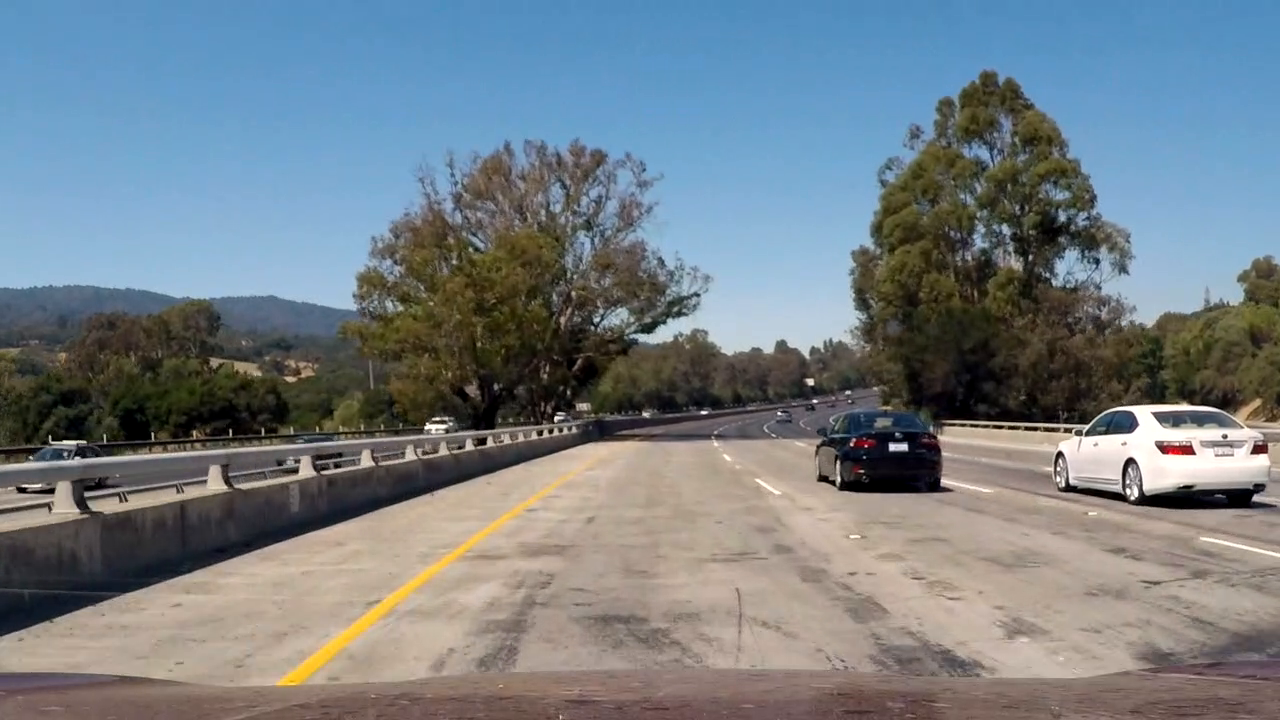
#> input picture video-images/vid_img_000.jpg, 1280 x 720 px; its folder holds only this picture in this run
$ python -i lane_detection_utils.py   (imports and definitions only)   (older library calls are emulated)
#> lines starting #> are read from the running program, lines starting #| are printed output that depends on the picture; after the words box and inside, x2 and y2 are one past the last pixel; in counts of white or black regions, pixels touching at a corner belong together
#\---> Imports <--------------------------------------------------------------\#

### IMPORTS
import numpy as np
import cv2
import glob
import pickle
import matplotlib.pyplot as plt
import matplotlib.image as mpimg

from moviepy.editor import VideoFileClip
from time import time

#\---> Constants <------------------------------------------------------------\#

### CONSTANTS
# Calibration constants
CALIBRATION_PARAMS = 'data-repository/wide_dist_pickle.p'

# Finding lines parameters
# Choose the number of sliding windows
NWINDOWS = 9
# Set the width of the windows +/- margin
SLIDING_WINDOW_MARGIN = 100
# Set minimum number of pixels found to recenter window
RECENTER_WINDOW_MINPIX = 50

# Road params to estimate curvature and distance from center
ROAD_WIDTH = 3.7
X_PIX_2_METERS = 3.7/700
Y_PIX_2_METERS = 30/720


#\---> Distortion correction <------------------------------------------------\#

# Load calibration data
# [2 lines not run here, left out]
# [1 line that did not run here, left out]
# [1 line that did not run here, left out]

# Create lambda function to simplify use
undistort = lambda x: cv2.undistort(x, mtx, dist, None, mtx)


#\---> Color and gradient threshold function <--------------------------------\#

def color_gradient_threshold(image,
                             s_threshold = (255, 255),
                             r_threshold = (220, 255),
                             l_threshold = (210, 255),
                             b_threshold = (155, 255),
                             grad_threshold = (25, 100)):

    # Channels
#> called with s_threshold = (255, 255), r_threshold = (220, 255), l_threshold = (210, 255), b_threshold = (155, 255), grad_threshold = (25, 100)
    R = image[:,:,0]
    hls = cv2.cvtColor(image, cv2.COLOR_RGB2HLS)
#> hls: shape (720, 1280, 3); mean of channels 0, 1, 2 58.2, 125, 73.5
    S = hls[:,:,2]
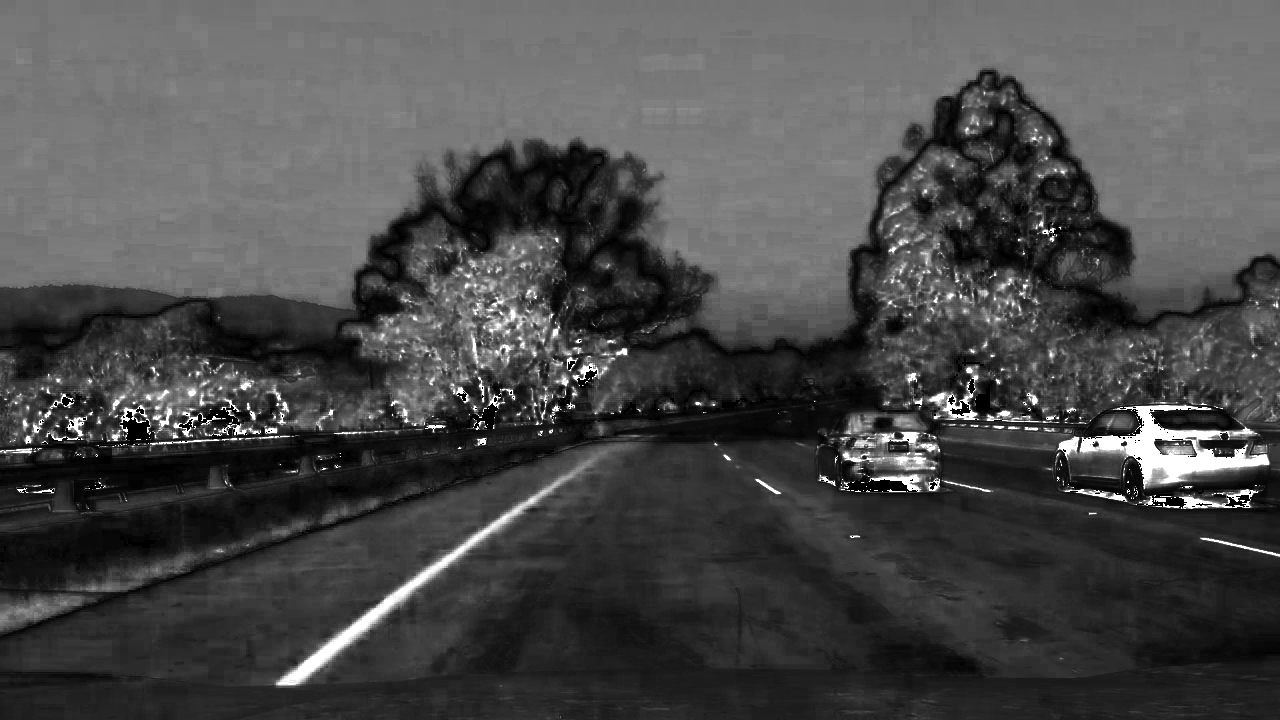
#> S: shape (720, 1280); min 0, max 255, mean 73.5
    luv = cv2.cvtColor(image, cv2.COLOR_RGB2LUV)
#> luv: shape (720, 1280, 3); mean of channels 0, 1, 2 131.9, 93.9, 128.9
    L = luv[:,:,0]
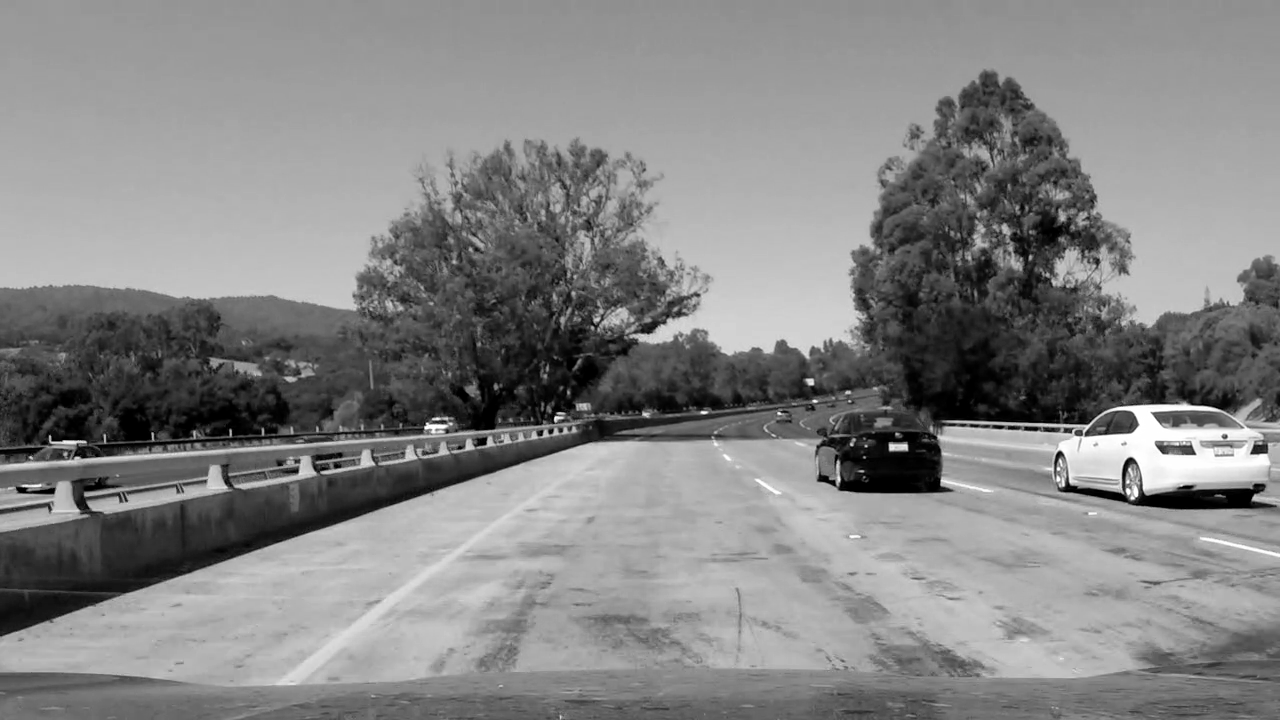
#> L: shape (720, 1280); min 0, max 255, mean 131.9
    lab = cv2.cvtColor(image, cv2.COLOR_RGB2Lab)
#> lab: shape (720, 1280, 3); mean of channels 0, 1, 2 132.4, 127.6, 124.2
    B = lab[:,:,2]

    # Grayscale
    gray = cv2.cvtColor(image, cv2.COLOR_RGB2GRAY)

    # Color threshold
    r_binary = np.zeros_like(R)
    r_binary[(R > r_threshold[0]) & (R <= r_threshold[1])] = 1

    s_binary = np.zeros_like(S)
    s_binary[(S > s_threshold[0]) & (S <= s_threshold[1])] = 1

    l_binary = np.zeros_like(L)
    l_binary[(L > l_threshold[0]) & (L <= l_threshold[1])] = 1

    b_binary = np.zeros_like(S)
    b_binary[(B > b_threshold[0]) & (B <= b_threshold[1])] = 1

    combined_color_binary = np.zeros_like(s_binary)
    combined_color_binary[(r_binary == 1) | (s_binary == 1) | (l_binary == 1) | (b_binary == 1)] = 1

    # Sobel x
    sobelx = cv2.Sobel(S, cv2.CV_64F, 1, 0)
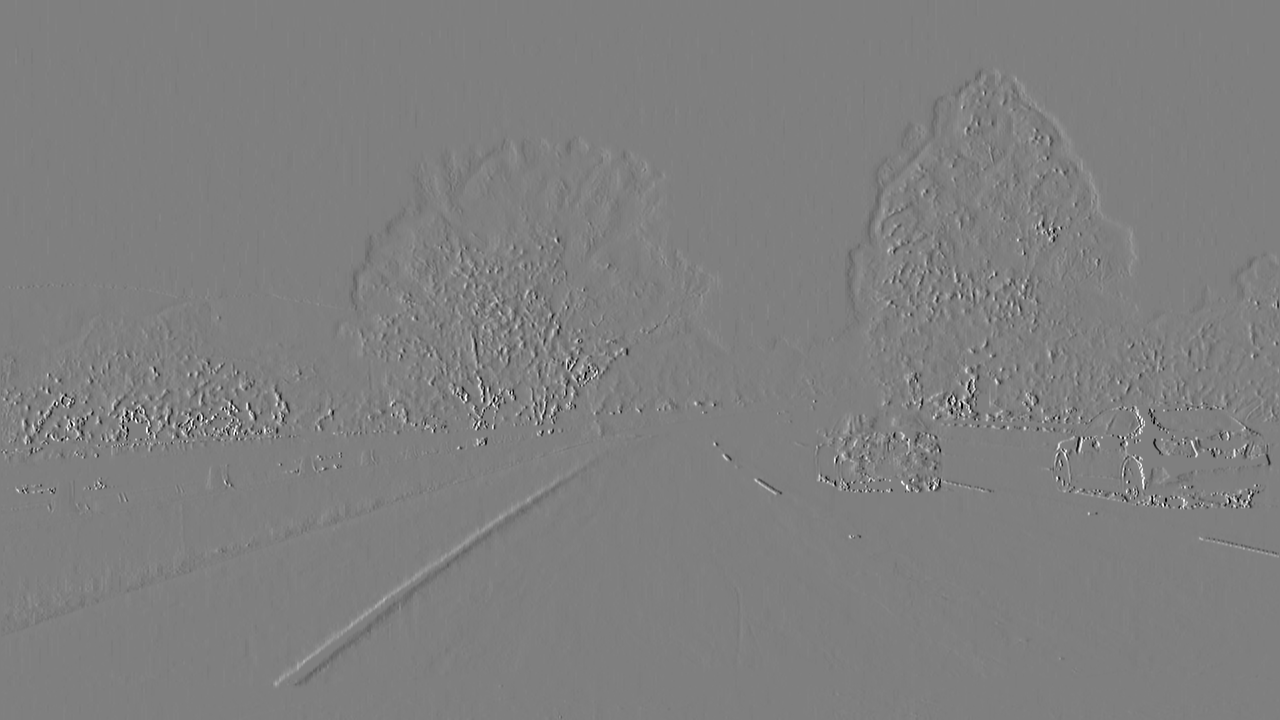
#> sobelx: shape (720, 1280) float64; min -1020, max 1020, mean 0; drawn with min black and max white
    abs_sobelx = np.absolute(sobelx)
    scaled_sobel = np.uint8(255*abs_sobelx/np.max(abs_sobelx))

    # Threshold x gradient
    sxbinary = np.zeros_like(scaled_sobel)
    sxbinary[(scaled_sobel >= grad_threshold[0]) & (scaled_sobel <= grad_threshold[1])] = 1

    # Combine binaries
    combined_color_grad_binary = np.zeros_like(s_binary)
    combined_color_grad_binary[(combined_color_binary == 1) | (sxbinary == 1)] = 1

    return combined_color_grad_binary

# Create lambda function to simplify use
threshold = lambda x: color_gradient_threshold(x,
                                               s_threshold = (255, 255), r_threshold = (220, 255),
                                               l_threshold = (210, 255), b_threshold = (155, 255),
                                               grad_threshold = (25, 100))


#\---> Perspective transformation function <----------------------------------\#
# Original
image_size = (1280, 720)

# Data for perspective transform
src = np.float32([[202,720],[1110,720],[684,450],[596,450]])
src_array = np.array(src, np.int32)
# [1 line not run here, left out]

dst = np.float32([[350,720],[950,720],[950,0],[350,0]])
dst_array = np.array(dst, np.int32)
# [1 line not run here, left out]

# Calc matrix for perspective transform
M = cv2.getPerspectiveTransform(src, dst)
Minv = cv2.getPerspectiveTransform(dst, src)

# Create lambda function to simplify use
warp = lambda x: cv2.warpPerspective(x, M, image_size)


#\---> Image pipeline function <----------------------------------------------\#

# [266 lines left out: functions pipeline, find_lines, find_lines_assisted, calc_curvature, calc_position, print_lane and 1 more, not called in this run]


#\---> Class and wrap-up function to process video <--------------------------\#

class Lines():
    # [51 lines left out: functions __init__, save_fit, get_fit, not called in this run]

    def transform_image(self, image):
        self.warped = pipeline(image)

    # [23 lines left out: functions find_lines, update_curvature, not called in this run]

    def get_curvature(self):
        return self.left_curverad, self.right_curverad

    def update_position(self):
        # Set distance from center in meters
        self.position = calc_position(self.left_fit, self.right_fit, self.warped.shape)

    def get_position(self):
        return self.position

# [22 lines left out: function lane_full_image_pipeline, not called in this run]

>>> import cv2
>>> picture = cv2.cvtColor(cv2.imread('video-images/vid_img_000.jpg'), cv2.COLOR_BGR2RGB)
>>> result = color_gradient_threshold(picture)
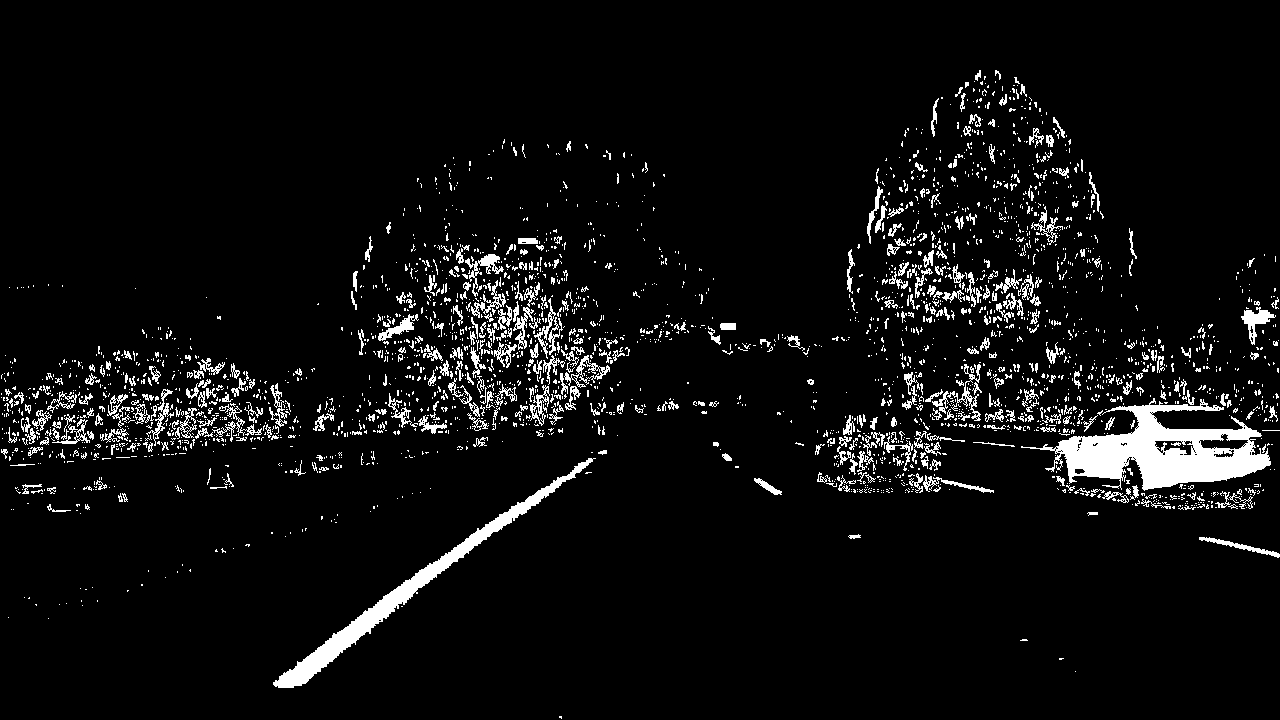
#> result: shape (720, 1280); values 0 (black) and 1 (white), 5.8% white; 2892 white regions (2456 under 20 px), largest, box (x1, y1, x2, y2) and area: (1021, 398, 1271, 491) 9784, (273, 458, 596, 688) 5264, (1241, 307, 1276, 345) 473

$ run again, on video-images/vid_img_003.jpg
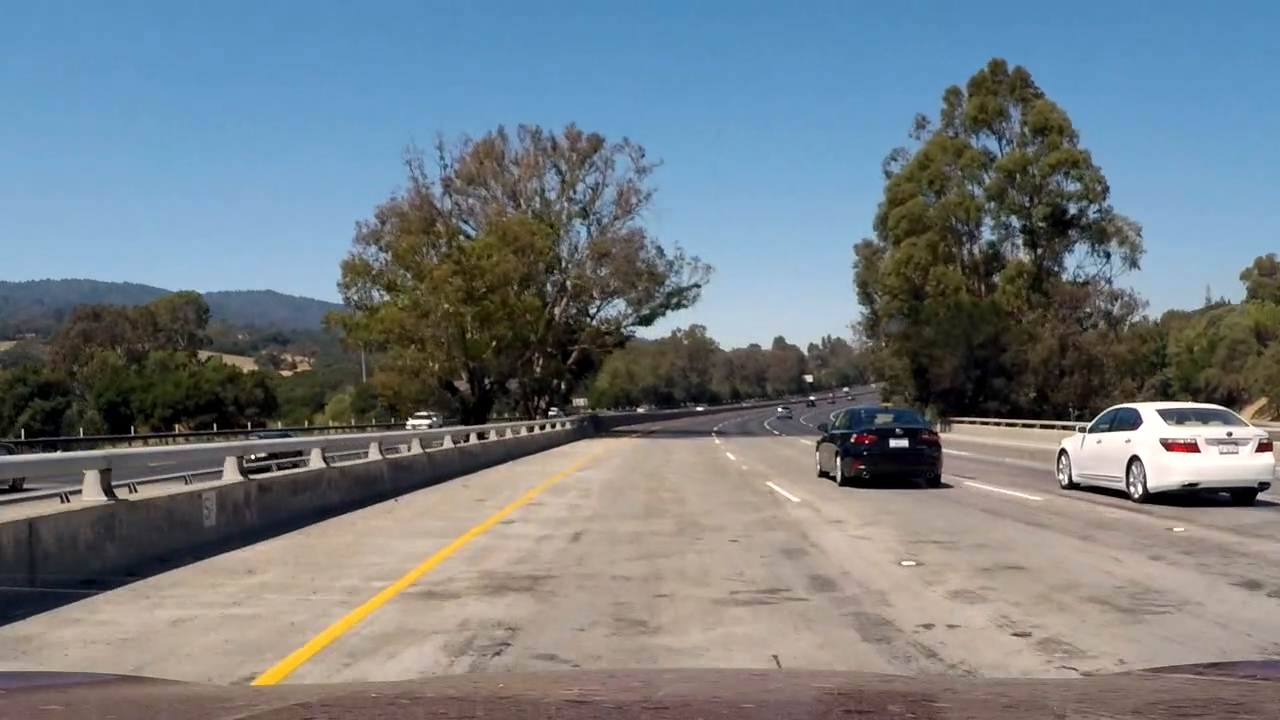
#> input picture video-images/vid_img_003.jpg, 1280 x 720 px
#> hls: shape (720, 1280, 3); mean of channels 0, 1, 2 57, 123.7, 73
#> luv: shape (720, 1280, 3); mean of channels 0, 1, 2 130.4, 94.2, 129.4
#> lab: shape (720, 1280, 3); mean of channels 0, 1, 2 131, 127.7, 124.5
#> in color_gradient_threshold, `sobelx = cv2.Sobel(S, cv2.CV_64F, 1, 0)`:
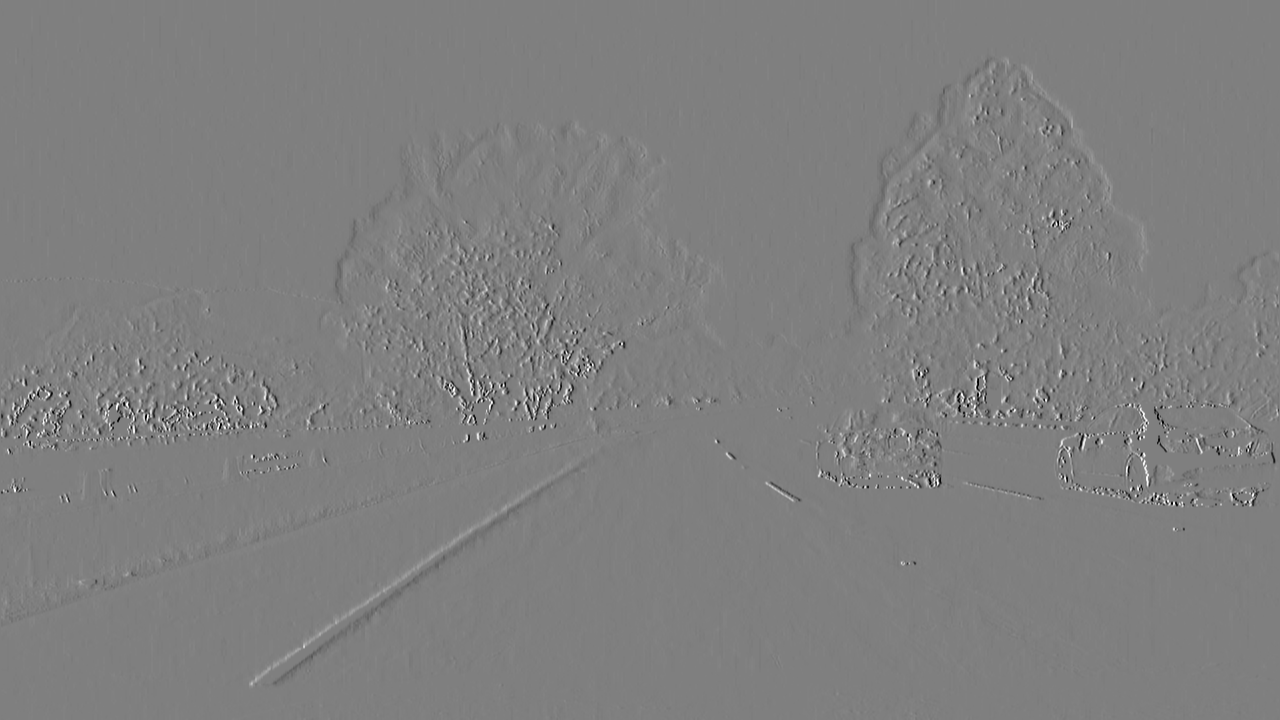
#> sobelx: shape (720, 1280) float64; min -1020, max 1020, mean 0; drawn with min black and max white
#> `result = color_gradient_threshold(picture)`:
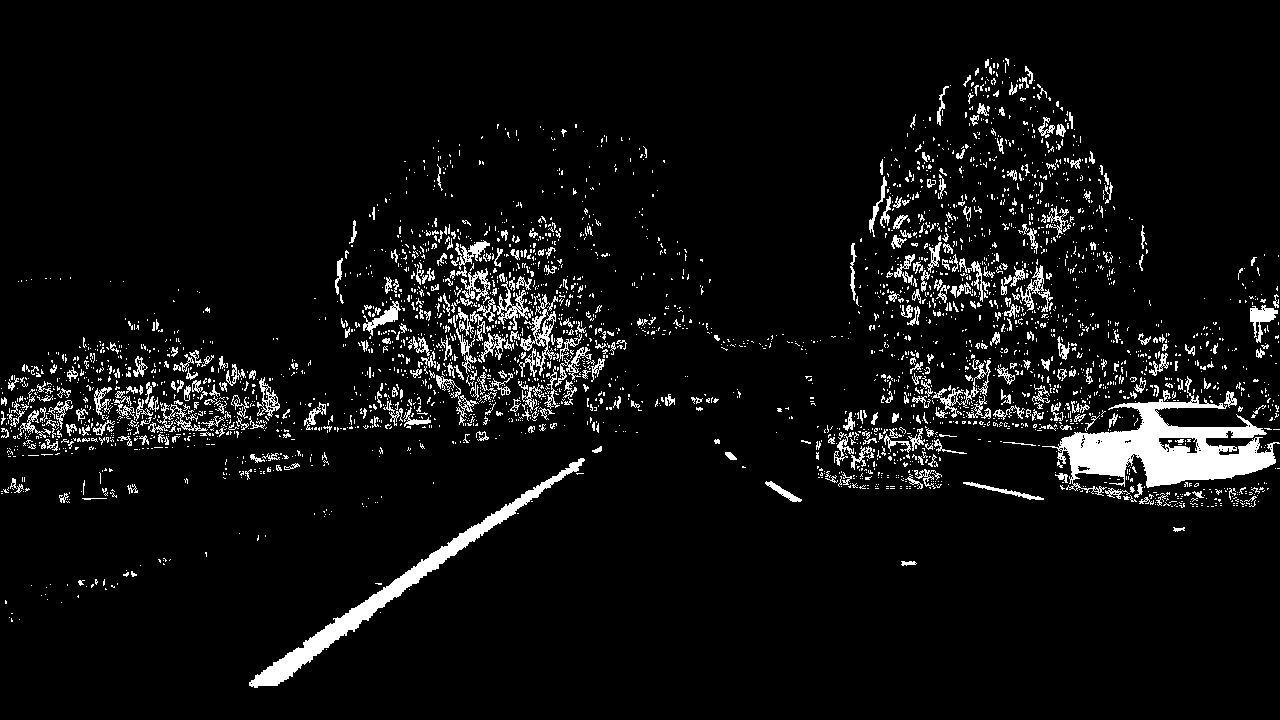
#> result: shape (720, 1280); values 0 (black) and 1 (white), 6.1% white; 3341 white regions (2898 under 20 px), largest, box (x1, y1, x2, y2) and area: (1042, 376, 1280, 496) 9924, (249, 458, 585, 688) 5399, (520, 294, 559, 376) 759
